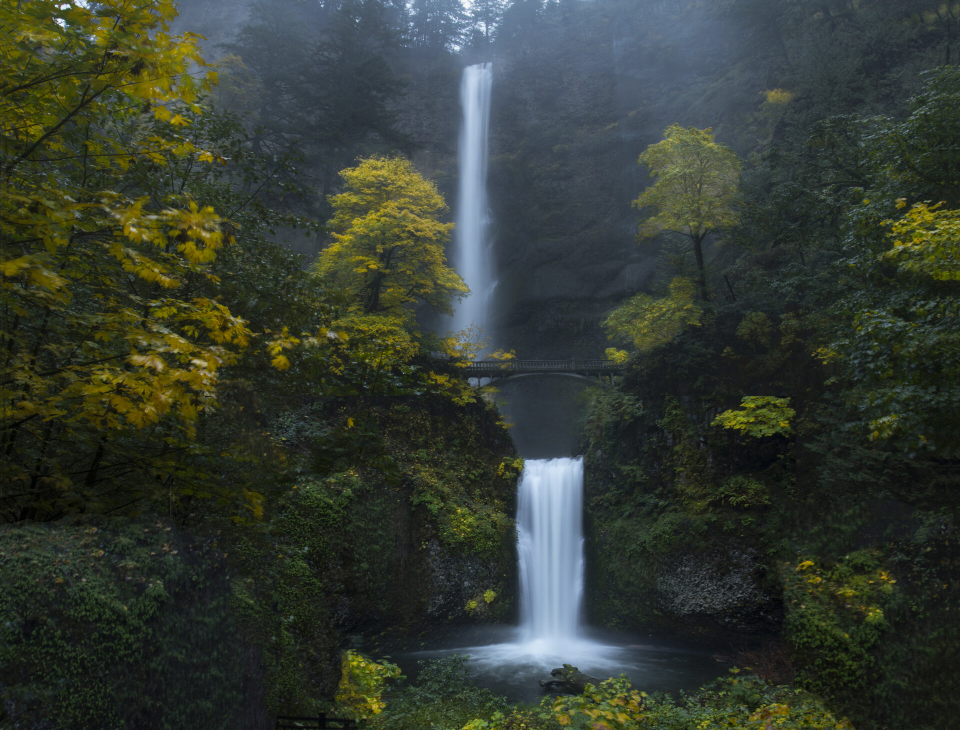
#> input picture .config/brave-glass-newtab/wallpaper.jpg, 1920 x 1460 px (shown at 1/2 size)
$ python wallcolors.py ../../brave-glass-newtab/wallpaper.jpg ../../brave-glass-newtab/wallpaper.jpg
#> lines starting #> are read from the running program, lines starting #| are printed output that depends on the picture
#!/usr/bin/env python3
"""
wallcolors.py - Everforest-shaped palette that follows the wallpaper.

Picks the most vivid hue in the wallpaper, then rotates the Everforest
palette onto it in OKLCH (same lightness + softness, new hue). Muted /
greyscale wallpapers fall back to stock Everforest.

Usage:
  wallcolors.py IMAGE            generate from wallpaper
  wallcolors.py --hex '#d56367'  force an accent color
  wallcolors.py --everforest     stock Everforest
Prints the accent hex on stdout (fed to `matugen color hex`).

Pin an accent permanently: echo '#d56367' > ~/.config/ml4w/settings/rice-accent
Disable following (always Everforest): echo everforest > same file
"""
import math, os, sys
from pathlib import Path

HOME = Path.home()
CFG = HOME / ".config"

# sainnhe/everforest dark medium + extra tones used by the glass theme
EVERFOREST = {
    "bg_dim": "#232a2e", "bg0": "#2d353b", "bg1": "#343f44", "bg2": "#3d484d",
    "bg3": "#475258", "bg4": "#4b5a5f",
    "fg": "#d3c6aa", "fg_bright": "#e6dcc2", "fg_dim": "#c5c0a8",
    "grey0": "#7a8478", "grey1": "#859289", "grey2": "#9da9a0",
    "red": "#e67e80", "red_deep": "#c85a5c",
    "orange": "#e69875", "yellow": "#dbbc7f", "yellow_deep": "#b4965a",
    "green": "#a7c080", "aqua": "#83c092", "blue": "#7fbbb3", "purple": "#d699b6",
    # bright text accents for waybar modules
    "l_green": "#c2dba0", "l_blue": "#a8d5cf", "l_yellow": "#ecd49b",
    "l_aqua": "#a7dab2", "l_orange": "#efb89a", "l_purple": "#e6bbcd",
    "l_red": "#ee9ea0",
}
BACKGROUNDS = {"bg_dim", "bg0", "bg1", "bg2", "bg3", "bg4"}
NEUTRALS = {"fg", "fg_bright", "fg_dim", "grey0", "grey1", "grey2"}
FIXED = {"red", "red_deep"}          # semantic danger stays red
ANCHOR = "green"                     # everforest's primary accent

# ---------------------------------------------------------------- OKLab
def _lin(c): return c / 12.92 if c <= 0.04045 else ((c + 0.055) / 1.055) ** 2.4
def _gam(c): return 12.92 * c if c <= 0.0031308 else 1.055 * c ** (1 / 2.4) - 0.055

def rgb_to_oklch(r, g, b):
    r, g, b = _lin(r), _lin(g), _lin(b)
    l = (0.4122214708*r + 0.5363325363*g + 0.0514459929*b) ** (1/3)
    m = (0.2119034982*r + 0.6806995451*g + 0.1073969566*b) ** (1/3)
    s = (0.0883024619*r + 0.2817188376*g + 0.6299787005*b) ** (1/3)
    L = 0.2104542553*l + 0.7936177850*m - 0.0040720468*s
    a = 1.9779984951*l - 2.4285922050*m + 0.4505937099*s
    bb = 0.0259040371*l + 0.7827717662*m - 0.8086757660*s
    return L, math.hypot(a, bb), math.degrees(math.atan2(bb, a)) % 360

def oklch_to_rgb(L, C, H):
    a, b = C * math.cos(math.radians(H)), C * math.sin(math.radians(H))
    l = (L + 0.3963377774*a + 0.2158037573*b) ** 3
    m = (L - 0.1055613458*a - 0.0638541728*b) ** 3
    s = (L - 0.0894841775*a - 1.2914855480*b) ** 3
    return (_gam(4.0767416621*l - 3.3077115913*m + 0.2309699292*s),
            _gam(-1.2684380046*l + 2.6097574011*m - 0.3413193965*s),
            _gam(-0.0041960863*l - 0.7034186147*m + 1.7076147010*s))

def in_gamut(rgb): return all(-1e-4 <= c <= 1 + 1e-4 for c in rgb)

def oklch_hex(L, C, H):
    lo, hi = 0.0, C                       # shrink chroma until in sRGB
    if not in_gamut(oklch_to_rgb(L, C, H)):
        for _ in range(25):
            mid = (lo + hi) / 2
            lo, hi = (mid, hi) if in_gamut(oklch_to_rgb(L, mid, H)) else (lo, mid)
        C = lo
    return "#" + "".join(f"{round(min(1, max(0, c)) * 255):02x}" for c in oklch_to_rgb(L, C, H))

def hex_rgb(h): h = h.lstrip("#"); return tuple(int(h[i:i+2], 16) / 255 for i in (0, 2, 4))
def hex_oklch(h): return rgb_to_oklch(*hex_rgb(h))

# ---------------------------------------------------------------- hue pick
def dominant_hue(path):
    """Chroma-weighted circular hue histogram. Returns (hue, vividness) or None."""
#> called with path = '../../brave-glass-newtab/wallpaper.jpg'
    from PIL import Image
    img = Image.open(path).convert("RGB")
#> img is the input picture: PIL image 1920x1460 RGB; mean R, G, B 52.3, 59.4, 50.3
    img.thumbnail((160, 160))
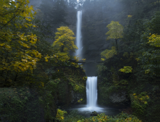
#> img: PIL image 160x122 RGB; mean R, G, B 52.3, 59.3, 50.2
    bins = [0.0] * 72                    # 5 deg bins
    total = 0.0
    for r, g, b in img.getdata():
        L, C, H = rgb_to_oklch(r / 255, g / 255, b / 255)
        if C < 0.03 or L < 0.18 or L > 0.95:
            continue
        w = C * C * (1 - abs(L - 0.62))  # favour vivid, mid-light pixels
        bins[int(H // 5) % 72] += w
        total += w
#> this loop made 19520 passes
#> (l in rgb_to_oklch, m in rgb_to_oklch, s in rgb_to_oklch, L, a in rgb_to_oklch) on passes 1 to 3: (0.415, 0.412, 0.324, 0.413, -0.0333), (0.416, 0.41, 0.316, 0.412, -0.0314), (0.457, 0.449, 0.341, 0.451, -0.0339)
    n = len(img.getdata())
    if total == 0:
        return None
    smooth = [sum(bins[(i + k) % 72] * wk for k, wk in ((-2, .4), (-1, .8), (0, 1), (1, .8), (2, .4)))
              for i in range(72)]
    i = max(range(72), key=smooth.__getitem__)
    # weighted mean hue inside the peak window for precision
    xs = ys = 0.0
    for k in range(-3, 4):
        j = (i + k) % 72; ang = math.radians(j * 5 + 2.5)
        xs += bins[j] * math.cos(ang); ys += bins[j] * math.sin(ang)
    hue = math.degrees(math.atan2(ys, xs)) % 360
    return hue, total / n

# everforest-nvim "hard" dark palette (neovim uses background = "hard")
NVIM_BASE = {
    "bg_dim": "#1e2326", "bg0": "#272e33", "bg1": "#2e383c", "bg2": "#374145",
    "bg3": "#414b50", "bg4": "#495156", "bg5": "#4f5b58",
    "bg_visual": "#4c3743", "bg_red": "#493b40", "bg_green": "#3c4841",
    "bg_blue": "#384b55", "bg_yellow": "#45443c", "bg_purple": "#463f48",
    "fg": "#d3c6aa", "red": "#e67e80", "orange": "#e69875", "yellow": "#dbbc7f",
    "green": "#a7c080", "aqua": "#83c092", "blue": "#7fbbb3", "purple": "#d699b6",
    "grey0": "#7a8478", "grey1": "#859289", "grey2": "#9da9a0",
    "statusline1": "#a7c080", "statusline2": "#d3c6aa", "statusline3": "#e67e80",
}
NVIM_BG = {"bg_dim", "bg0", "bg1", "bg2", "bg3", "bg4", "bg5"}
NVIM_NEUTRAL = {"fg", "grey0", "grey1", "grey2", "statusline2"}
NVIM_FIXED = {"red", "statusline3", "bg_red"}

# ---------------------------------------------------------------- palette
def build(target_hue, base=EVERFOREST, bgs=BACKGROUNDS, neutrals=NEUTRALS, fixed=FIXED):
#> called with target_hue = 108.9
    if target_hue is None:
        return dict(base)
    anchor_h = hex_oklch(EVERFOREST[ANCHOR])[2]
    delta = target_hue - anchor_h
    out = {}
    for k, hx in base.items():
        L, C, H = hex_oklch(hx)
        if k in fixed:
            out[k] = hx
        elif k in bgs:
            out[k] = oklch_hex(L, max(C, 0.012), target_hue)       # tinted glass
        elif k in neutrals:
            out[k] = oklch_hex(L, min(C, 0.03), (target_hue + 40) % 360)  # warm-ish text
        else:
            out[k] = oklch_hex(L, C, (H + delta) % 360)
#> this loop made 28 passes
#> (k, hx) on passes 1 to 12: ('bg_dim', '#232a2e'), ('bg0', '#2d353b'), ('bg1', '#343f44'), ('bg2', '#3d484d'), ('bg3', '#475258'), ('bg4', '#4b5a5f'), ('fg', '#d3c6aa'), ('fg_bright', '#e6dcc2'), ('fg_dim', '#c5c0a8'), ('grey0', '#7a8478'), ('grey1', '#859289'), ('grey2', '#9da9a0')
    return out

# ---------------------------------------------------------------- writers
def rgb255(hx): return ",".join(str(round(c * 255)) for c in hex_rgb(hx))

def write_if(path, text):
    path = Path(path)
    if path.parent.exists():
        path.write_text(text)

def cava_gradient(p, target_hue):
    """Stock: everforest rainbow. Wallpaper: analogous ramp of the accent hue,
    deep/saturated at the bar base -> bright/pale at the peaks."""
    if target_hue is None:
        return [p["blue"], p["aqua"], p["green"], p["yellow"], p["orange"], p["red"]]
    out = []
    for i in range(6):
        t = i / 5
        L = 0.56 + 0.30 * t                 # 0.56 -> 0.86
        C = 0.13 - 0.06 * t                 # vivid base, softer tips
        H = (target_hue - 18 + 36 * t) % 360  # slight analogous sweep
        out.append(oklch_hex(L, C, H))
    return out

def write_all(p, source, target_hue=None):
    hdr = f"generated by wallcolors.py from {source}"
    css = f"/* {hdr} */\n" + "".join(f"@define-color ef_{k} {v};\n" for k, v in p.items())
    write_if(CFG / "waybar/rice-palette.css", css)

    # walker: GTK4 theme = palette + template body
    wdir = CFG / "walker/themes/everforest"
    tpl = wdir / "style.css.tpl"
    if tpl.exists():
        (wdir / "style.css").write_text(css + "\n" + tpl.read_text())

    h = {k: v.lstrip("#") for k, v in p.items()}
    hypr = (f"# {hdr}\n"
            + "".join(f"$ef_{k} = rgb({v})\n" for k, v in h.items())
            + f"$rice_active_border = rgba({h['green']}ee) rgba({h['aqua']}cc) rgba({h['blue']}aa) 45deg\n"
            + f"$rice_inactive_border = rgba({h['bg0']}88)\n"
            + f"$rice_rim_inner = rgba({h['aqua']}cc)\n"
            + f"$rice_rim_outer = rgba({h['bg0']}66)\n")
    write_if(CFG / "hypr/colors-rice.conf", hypr)

    # tmux: full color block, sourced by ~/.tmux.conf and live-reloaded
    t = p
    tmux = f"""# {hdr}
set -g status-style "bg=default,fg={t['fg']}"
set -g status-left "#[fg={t['green']}]\ue0b6#[bg={t['green']},fg={t['bg0']},bold] #S #[bg=default,fg={t['green']}]\ue0b4#[default] "
set -g status-right "#[fg={t['bg1']}]\ue0b6#[bg={t['bg1']},fg={t['grey1']}] #{{b:pane_current_path}} #[bg={t['bg1']},fg={t['bg2']}]|#[bg={t['bg1']},fg={t['blue']}] #h #[bg=default,fg={t['bg1']}]\ue0b4#[default] #[fg={t['bg1']}]\ue0b6#[bg={t['bg1']},fg={t['yellow']}] %H:%M #[bg=default,fg={t['bg1']}]\ue0b4#[default] "
setw -g window-status-format "#[fg={t['bg_dim']}]\ue0b6#[bg={t['bg_dim']},fg={t['grey1']}] #I #W #[bg=default,fg={t['bg_dim']}]\ue0b4#[default]"
setw -g window-status-current-format "#[fg={t['bg2']}]\ue0b6#[bg={t['bg2']},fg={t['green']},bold] #I #W #[bg=default,fg={t['bg2']}]\ue0b4#[default]"
setw -g window-status-activity-style "fg={t['yellow']}"
setw -g window-status-bell-style "fg={t['yellow']}"
set -g pane-border-style "fg={t['bg2']}"
set -g pane-active-border-style "fg={t['green']}"
set -g message-style "bg={t['bg1']},fg={t['fg']}"
set -g message-command-style "bg={t['bg1']},fg={t['fg']}"
set -g mode-style "bg={t['green']},fg={t['bg0']}"
set -g display-panes-active-colour "{t['green']}"
set -g display-panes-colour "{t['grey1']}"
set -g clock-mode-colour "{t['green']}"
"""
    (CFG / "tmux").mkdir(exist_ok=True)
    (CFG / "tmux/rice-colors.conf").write_text(tmux)

    # cava gradient (in place)
    cava = CFG / "cava/config"
    if cava.exists():
        grad = cava_gradient(p, target_hue)
        lines, out = cava.read_text().splitlines(), []
        for ln in lines:
            s = ln.strip()
            for i in range(1, 7):
                if s.startswith(f"gradient_color_{i} ") or s.startswith(f"gradient_color_{i}="):
                    ln = f"gradient_color_{i} = '{grad[i-1]}'"
            out.append(ln)
        cava.write_text("\n".join(out) + "\n")

def main(argv):
    pin = CFG / "ml4w/settings/rice-accent"
    target, source = None, "everforest"
    forced = pin.read_text().strip() if pin.exists() else ""
    if len(argv) > 1 and argv[1] == "--hex":
        forced = argv[2]
    elif len(argv) > 1 and argv[1] == "--everforest":
        forced = "everforest"

    if forced == "everforest":
        pass
    elif forced.startswith("#"):
        target, source = hex_oklch(forced)[2], forced
    elif len(argv) > 1:
        res = dominant_hue(argv[1])
        # threshold: below this the wallpaper is basically grey -> stock
        if res and res[1] > 0.0004:
            target, source = res[0], os.path.basename(argv[1])
    p = build(target)
    write_all(p, source, target)

    # neovim: everforest-nvim palette override (watched live by nvim)
    import json
    nv = build(target, NVIM_BASE, NVIM_BG, NVIM_NEUTRAL, NVIM_FIXED)
    nvf = HOME / ".cache/rice/nvim-palette.json"
    nvf.parent.mkdir(parents=True, exist_ok=True)
    tmp = nvf.with_suffix(".tmp")
    tmp.write_text(json.dumps({"source": source, "palette": nv}, indent=1))
    tmp.replace(nvf)                     # atomic: nvim never reads a half file

    print(p["green"])
#| #baba75

if __name__ == "__main__":
    main(sys.argv)
